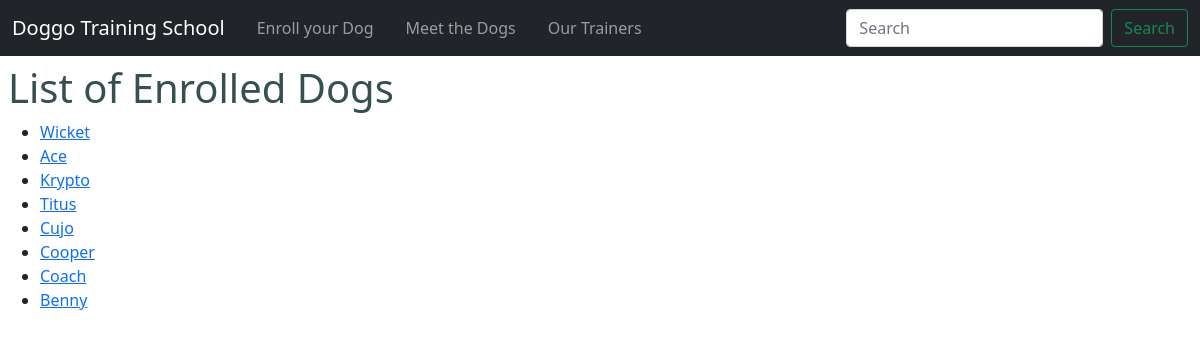
/dog_list, run on an earlier commit of the app's database.
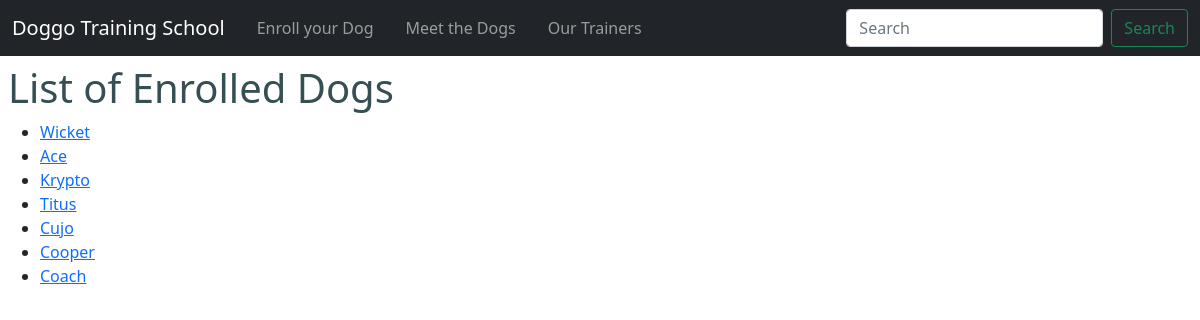
And on a later commit of the database.
### tables this page shows
CREATE TABLE "dogs" (
	"id"	INTEGER NOT NULL UNIQUE,
	"name"	TEXT NOT NULL,
	"breed"	TEXT,
	"age"	INTEGER,
	"owner"	NUMERIC NOT NULL,
	"treats"	BLOB,
	"trainer"	BLOB,
	"pic"	TEXT,
	"tricks"	TEXT,
	"medical"	TEXT,
	PRIMARY KEY("id" AUTOINCREMENT)
);

### app.py (the view)
@app.route('/dog_list')
def dog_list():
    dogs = show_dogs()
    return render_template('dogs.html', dogs=dogs)

### dog_data.py (called while the page is built)
def connect_db(path):
    conn = sqlite3.connect(path)
    conn.row_factory = sqlite3.Row
    return (conn, conn.cursor())

def show_dogs():
    conn, cur = connect_db(db_path)
    query = 'SELECT * FROM dogs'
    results = cur.execute(query).fetchall()
    conn.close()
    return results

### templates/dogs.html (shortened to what this page needs)
{% extends 'base.html' %}
{% block content %}
<h1>List of Enrolled Dogs</h1>
<ul>
  {% for dog in dogs %}
    <li><a href="{{ url_for('dog_profile', dog_id=dog.id) }}">{{ dog.name }}</a></li>
  {% endfor %}
</ul>
{% endblock %}

### templates/base.html (shortened to what this page needs)
<!DOCTYPE html>
<html lang="en">
<head>
    <link href="https://cdn.jsdelivr.net/npm/bootstrap@5.0.1/dist/css/bootstrap.min.css" rel="stylesheet">
    <link href="/static/css/style.css" rel="stylesheet">
</head>
<body>
{% include 'nav.html' %}
<div class="m-2">
  {% block content %}
  {% endblock %}
</div>
</body>
</html>

### templates/nav.html (shortened to what this page needs)
<nav class="navbar navbar-expand-md navbar-dark bg-dark">
  <div class="container-fluid">
    <a class="navbar-brand" id="logo" href="{{ url_for('index') }}">Doggo Training School</a>
    <div class="collapse navbar-collapse" id="navbarSupportedContent">
      <ul class="navbar-nav me-auto mb-2 mb-lg-0">
        <li class="nav-item">
          <a class="nav-link" href="{{ url_for('enroll') }}">Enroll your Dog</a>
        </li>
        <li>
          <a class="nav-link" href="{{ url_for('dog_list') }}">Meet the Dogs</a>
        </li>
        <li>
          <a class="nav-link" href="{{ url_for('trainer_list') }}">Our Trainers</a>
        </li>
      </ul>
      <form class="d-flex">
        <input class="form-control me-2" type="search" placeholder="Search" aria-label="Search">
        <button class="btn btn-outline-success" type="submit">Search</button>
      </form>
    </div>
  </div>
</nav>

### static/css/style.css (style rules this page uses)
.nav-link { font-weight: 500; margin: 0 .5em; }
#logo { transition: color .5s; }
h1 { color: #354f52; }

What changed in the data, as far as the page shows it:
removed dogs: name "Benny"
